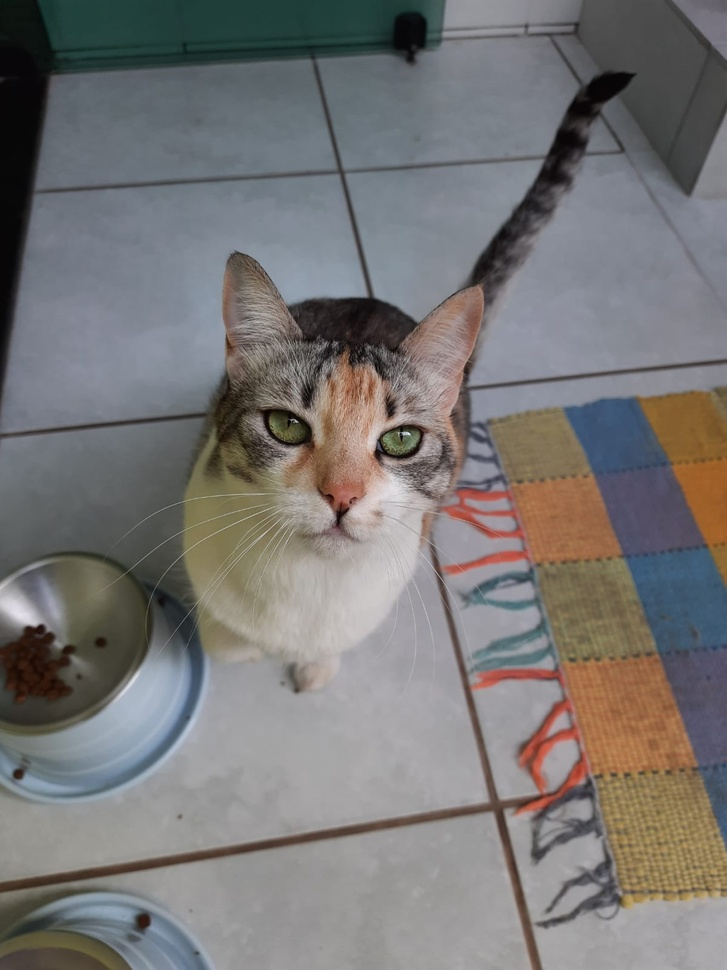
#> input picture 2021-16-08/Imagens/gato1.jpeg, 727 x 970 px, shrunk from 1200 x 1600 before the run, found by its file name
$ python 'Cp6 - Histograma.py'
#> lines starting #> are read from the running program, lines starting #| are printed output that depends on the picture
import numpy as np
import cv2 as cv
from matplotlib import pyplot as plt

src = cv.imread("C:\\Codes\\ifsp_ic_julio\\2021-16-08\\Imagens\\gato1.jpeg",cv.IMREAD_GRAYSCALE) #Definindo a imagem a ser trabalhada, e também é selecionado uma flag para tal, no cas é escala cinza
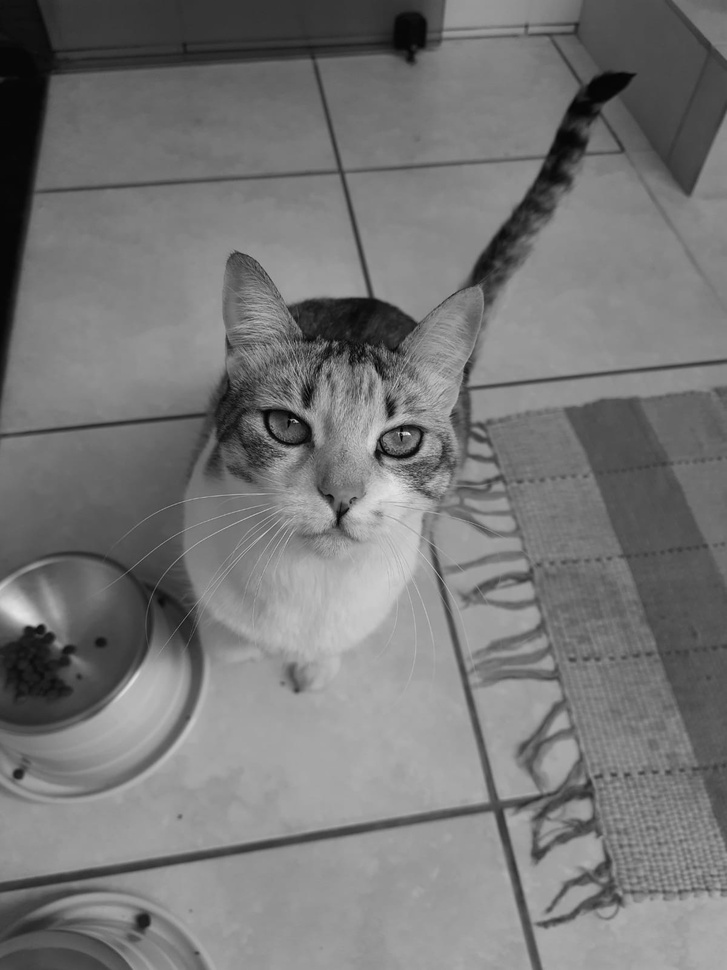
#> src: shape (970, 727); min 0, max 253, mean 118.2
src_redm = src[::2,::2] #Redmensionamento da imagem, utilizando slicing
hist = cv.calcHist([src_redm],[0],None,[256],[0,255]) #Calculo do histograma, utilizando o redmensionamento da imagem original e definindo os intervalos
#> hist = 256 values, max 2525 at index 136, min 0 at index 228, mean 689.6
hist_eq = cv.equalizeHist(src_redm) #Função para equalizar o histograma, ou seja, uma melhor divisão dentre as intensidades de cor, na escala cinza, em toda a imagem
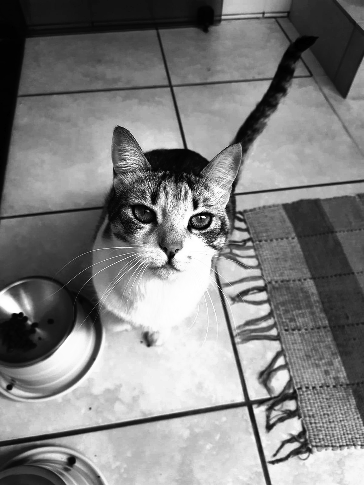
#> hist_eq: shape (485, 364); min 0, max 255, mean 128.5

plt.plot(hist) #Plotagem do histograma original, sem equalizar
plt.hist(src_redm.ravel(),256,[0,256]) #Comando reavel() irá tranformar uma matriz bidimensional, em uma matriz unidimensional
plt.hist(hist_eq.ravel(),256,[0,256]) #Plotando o histograma equaliazdo, utilizando novamente o ravel()


plt.ylabel("Qtd Pixel"), plt.xlabel("Intensidade") #Definindo o significado de cada eixo
plt.show()
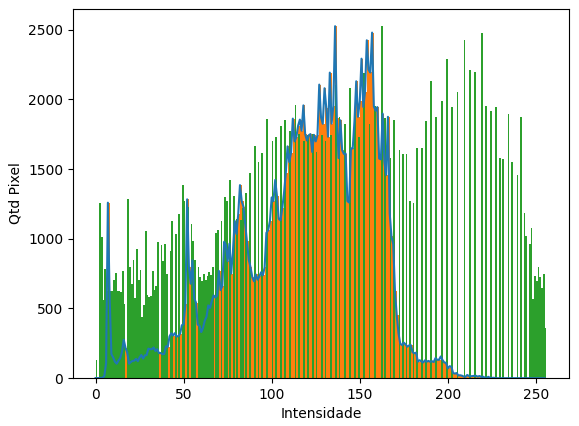
#> figure drawn by matplotlib, 1 panel; tallest bar 2525 high, from x = 136 to 137; tallest bar 2525 high, from x = 162 to 163; curve peaks at x = 136, y = 2525


cv.imshow("Original",src_redm)
cv.imshow("Equalizado",hist_eq)
cv.waitKey(0)


#print(src.size)
#cv.imshow("Img", src)
#cv.waitKey(0)

$ run again, with 2021-16-08/Imagens/gato2.jpeg copied over 2021-16-08/Imagens/gato1.jpeg
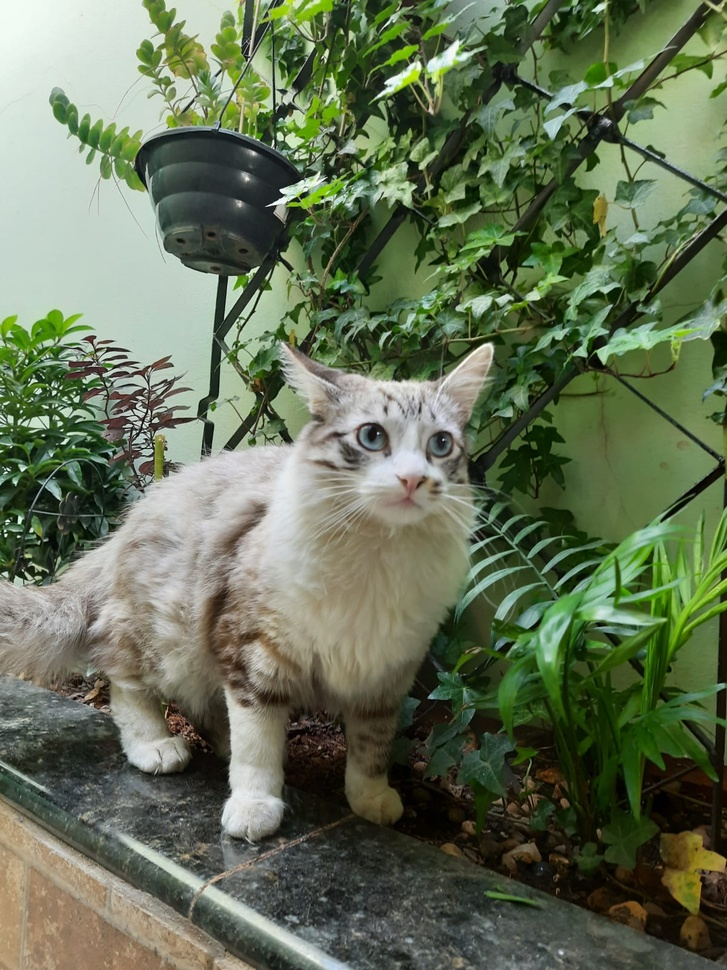
#> input picture 2021-16-08/Imagens/gato2.jpeg, 727 x 970 px, shrunk from 1200 x 1600 before the run, found by its file name
#> `src_redm = src[::2,::2]`:
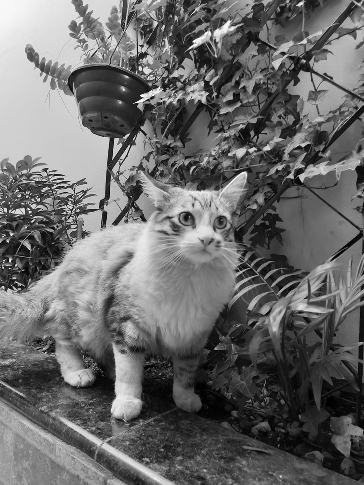
#> src_redm: shape (485, 364); min 0, max 255, mean 106.1
#> hist = 256 values, max 1283 at index 208, min 0 at index 255, mean 689.6
#> `plt.show()`:
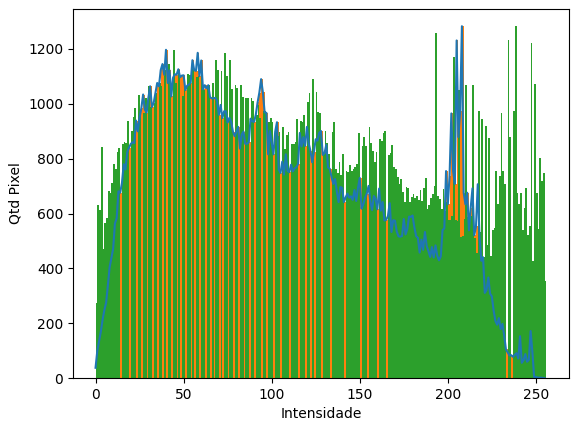
#> figure drawn by matplotlib, 1 panel; tallest bar 1283 high, from x = 208 to 209; tallest bar 1283 high, from x = 238 to 239; curve peaks at x = 208, y = 1283

$ run again, with 2021-16-08/Imagens/gatos.jpeg copied over 2021-16-08/Imagens/gato1.jpeg
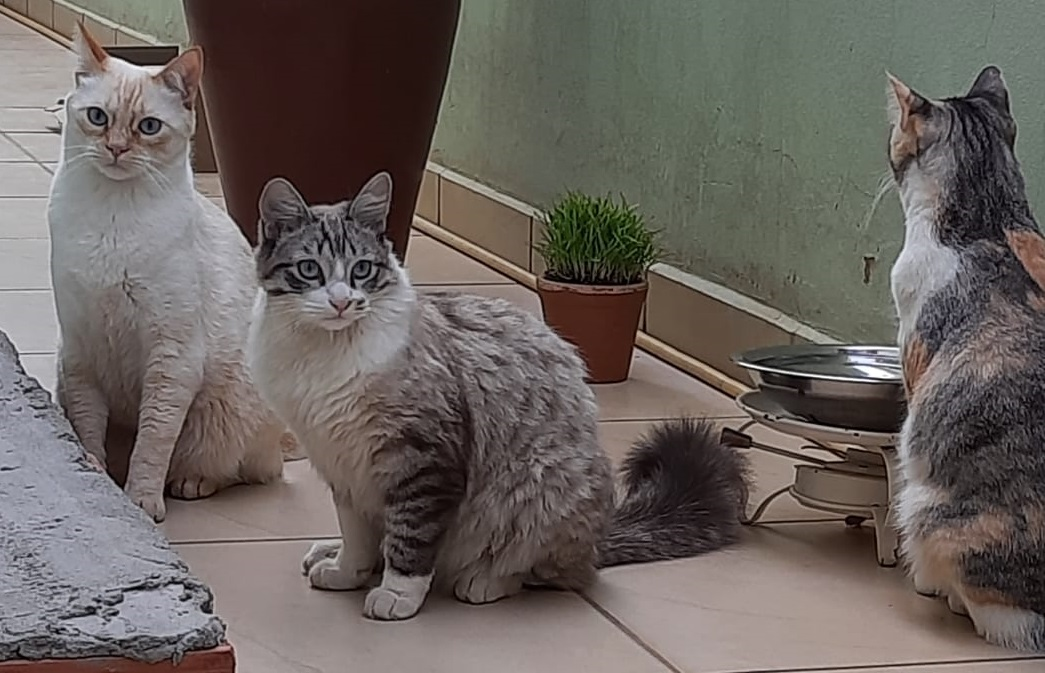
#> input picture 2021-16-08/Imagens/gatos.jpeg, 1045 x 673 px, found by its file name
#> hist = 256 values, max 2226 at index 109, min 0 at index 255, mean 688.4
#> `hist_eq = cv.equalizeHist(src_redm)`:
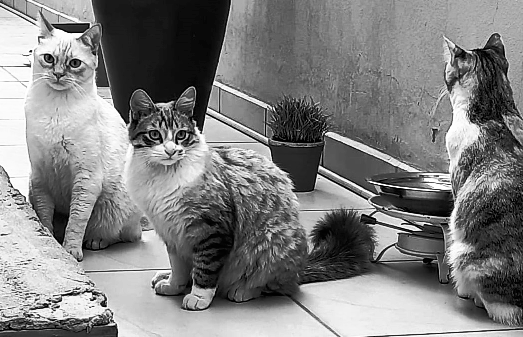
#> hist_eq: shape (337, 523); min 0, max 255, mean 128.3
#> `plt.show()`:
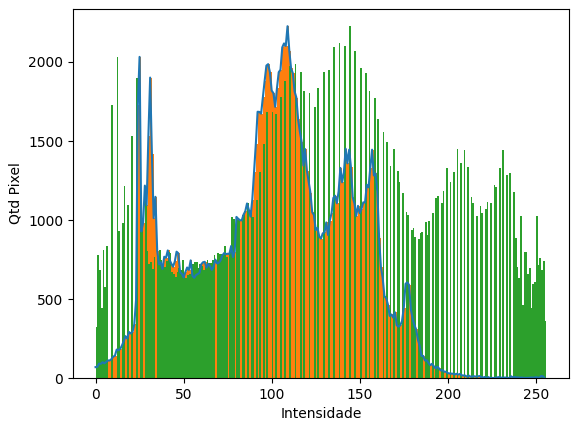
#> figure drawn by matplotlib, 1 panel; tallest bar 2226 high, from x = 109 to 110; tallest bar 2226 high, from x = 144 to 145; curve peaks at x = 109, y = 2226

$ run again, with 2021-16-08/Imagens/planta1.jpeg copied over 2021-16-08/Imagens/gato1.jpeg
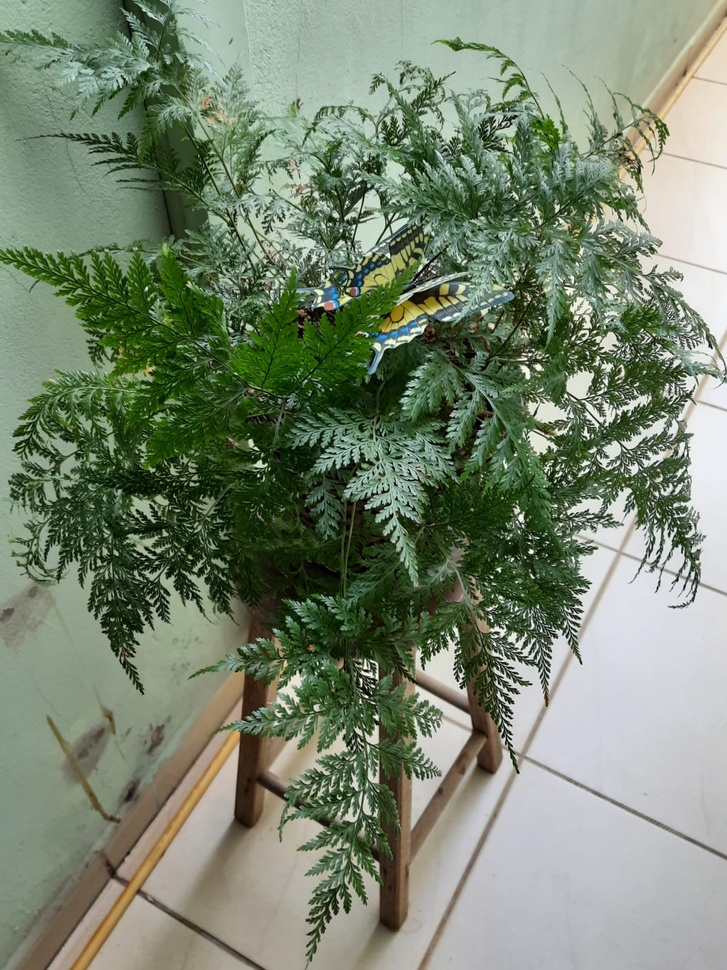
#> input picture 2021-16-08/Imagens/planta1.jpeg, 727 x 970 px, shrunk from 1200 x 1600 before the run, found by its file name
#> `src_redm = src[::2,::2]`:
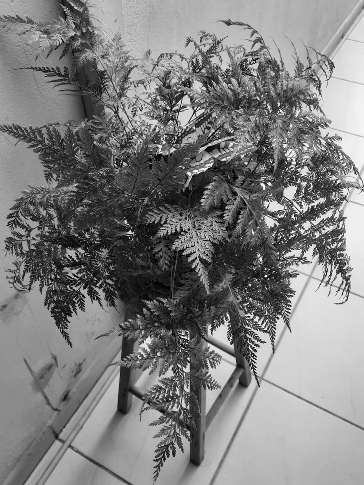
#> src_redm: shape (485, 364); min 0, max 255, mean 127.4
#> hist = 256 values, max 1538 at index 184, min 0 at index 254, mean 689.6
#> `plt.show()`:
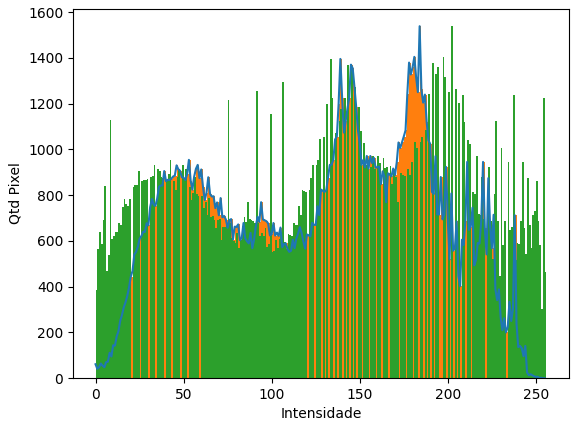
#> figure drawn by matplotlib, 1 panel; tallest bar 1538 high, from x = 184 to 185; tallest bar 1538 high, from x = 202 to 203; curve peaks at x = 184, y = 1538
